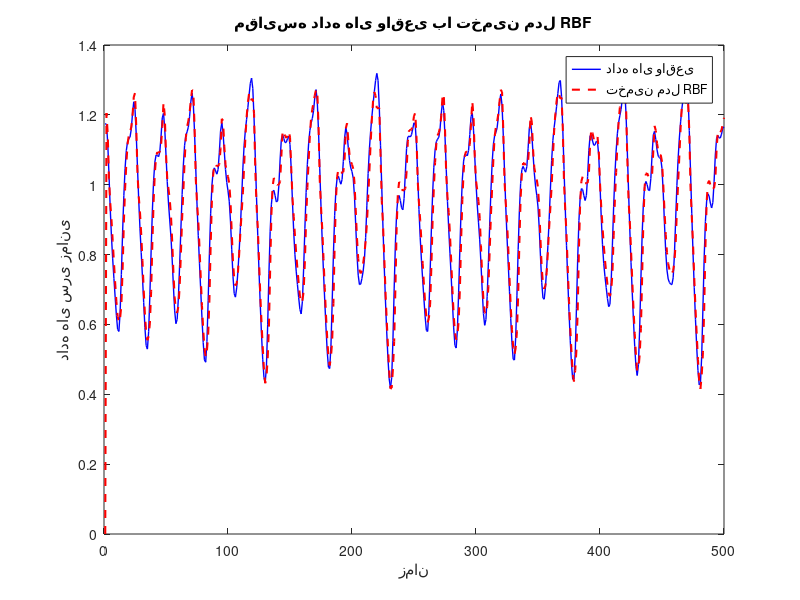

MATLAB code for this plot:
clc
clear
close all
%% init rbf network
N = 500;
train_percent = 0.8;
test_percent = 1 - train_percent;
num_centers = 6; % تعداد مراکز RBF


%% init data
N_Test  = test_percent *N;
N_Train = train_percent*N;
t = linspace(1, N, N);
load('mackey_glass.mat')
x_data = MackeyGlass';
x = x_data(1:N_Train);
% تعریف ماتریس ورودی و خروجی
X = zeros(N_Train-1, 2); % ماتریس ورودی
Y = zeros(N_Train-1, 1); % ماتریس خروجی
for i = 1:N_Train-1
    X(i,:) = [x(i), x(i+1)]; % ورودی شامل لحظه فعلی و لحظه بعدی
    Y(i) = x(i+1); % خروجی متناظر با لحظه بعدی
end

%% train RBF
% آموزش مدل
centers = linspace(min(x), max(x), num_centers); % مراکز با استفاده از تابع linspace
width = (max(x)-min(x))/(num_centers-1); % پهنای تابع Gaussian در RBF
phi = zeros(N_Train-1, num_centers); % ماتریس طراحی
for i = 1:N_Train-1
    for j = 1:num_centers
        phi(i,j) = exp(-(norm(X(i,:)-centers(j))^2)/(2*width^2)); % محاسبه تابع Gaussian در RBF
    end
end
w = pinv(phi)*Y; % محاسبه وزنهای مدل با استفاده از روش پایه تقویت شده
%% test RBF
% تست مدل RBF
x_test = x_data;
y_test = zeros(1, N);
for i = 1:N-1
    x_now = x_test(i);
    x_next = x_test(i+1);
    phi_test = zeros(1, num_centers);
    for j = 1:num_centers
        phi_test(j) = exp(-(norm([x_now, x_next]-centers(j))^2)/(2*width^2)); % محاسبه تابع Gaussian در RBF برای هر داده تست
    end
    y_test(i+1) = phi_test*w; % تخمین خروجی برای داده تست با استفاده از وزنهای یاد
end
length(y_test)
% رسم نمودار تخمینی سری زمانی
figure;
plot(t, x_data, 'b', 'LineWidth', 1); % خطوط آبی نشان دهنده داده های واقعی هستند
hold on;
plot(t, y_test, 'r--', 'LineWidth', 1.5); % خطوط قرمز پر تیر نشان دهنده تخمین مدل RBF هستند
xlabel('زمان');
ylabel('داده های سری زمانی');
title('مقایسه داده های واقعی با تخمین مدل RBF');
legend('داده های واقعی', 'تخمین مدل RBF');